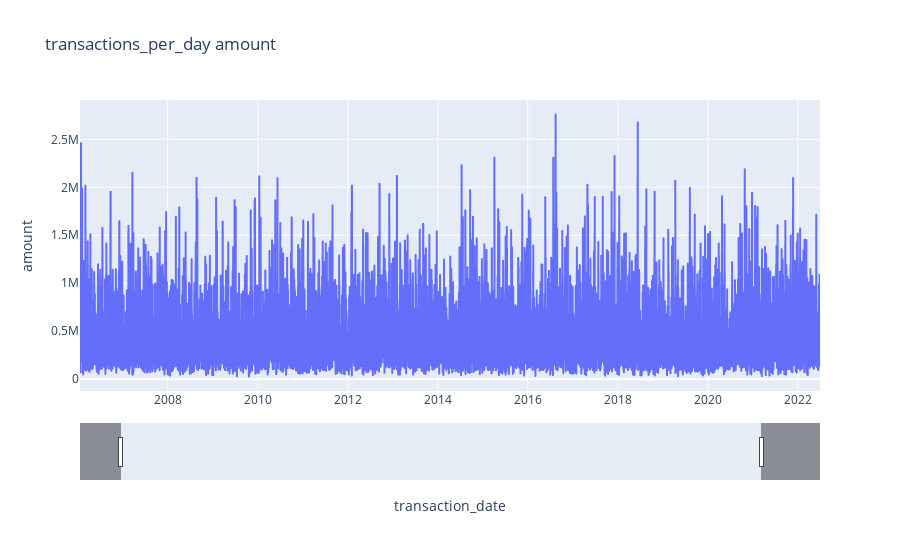

Notebook source saved alongside this figure:
### Markdown cell above
Montant de transaction par jour

### Code cell
transactions_per_day = pd.DataFrame(transactions_copy.groupby('transaction_date').amount.aggregate("mean")).reset_index()
fig = px.line(transactions_per_day, x='transaction_date', y='amount', title='transactions_per_day amount')

fig.update_xaxes(rangeslider_visible=True)
fig.show()

### Figure 1 — Plotly figure (JSON) as saved in the notebook; plotly's stock layout.template omitted (floating-point values rounded to 4 significant figures; data arrays with more than 128 entries replaced by an {"elided": "..."} marker saying what was removed)
{"data": [{"hovertemplate": "transaction_date=%{x}<br>amount=%{y}<extra></extra>", "legendgroup": "", "line": {"color": "#636efa", "dash": "solid"}, "marker": {"symbol": "circle"}, "mode": "lines", "name": "", "showlegend": false, "type": "scattergl", "x": {"elided": "6938 str values"}, "xaxis": "x", "y": {"elided": "6938 float values"}, "yaxis": "y"}], "layout": {"autosize": true, "legend": {"tracegroupgap": 0}, "title": {"text": "transactions_per_day amount"}, "xaxis": {"anchor": "y", "autorange": false, "domain": [0, 1], "range": ["2006-01-19 01:44:46.8527", "2022-06-29 07:51:23.8994"], "rangeslider": {"autorange": true, "range": ["2005-01-01", "2023-12-30"], "visible": true, "yaxis": {"_template": null, "rangemode": "match"}}, "title": {"text": "transaction_date"}, "type": "date"}, "yaxis": {"anchor": "x", "autorange": true, "domain": [0, 1], "range": [-122700.0, 2910000.0], "title": {"text": "amount"}, "type": "linear"}}}
